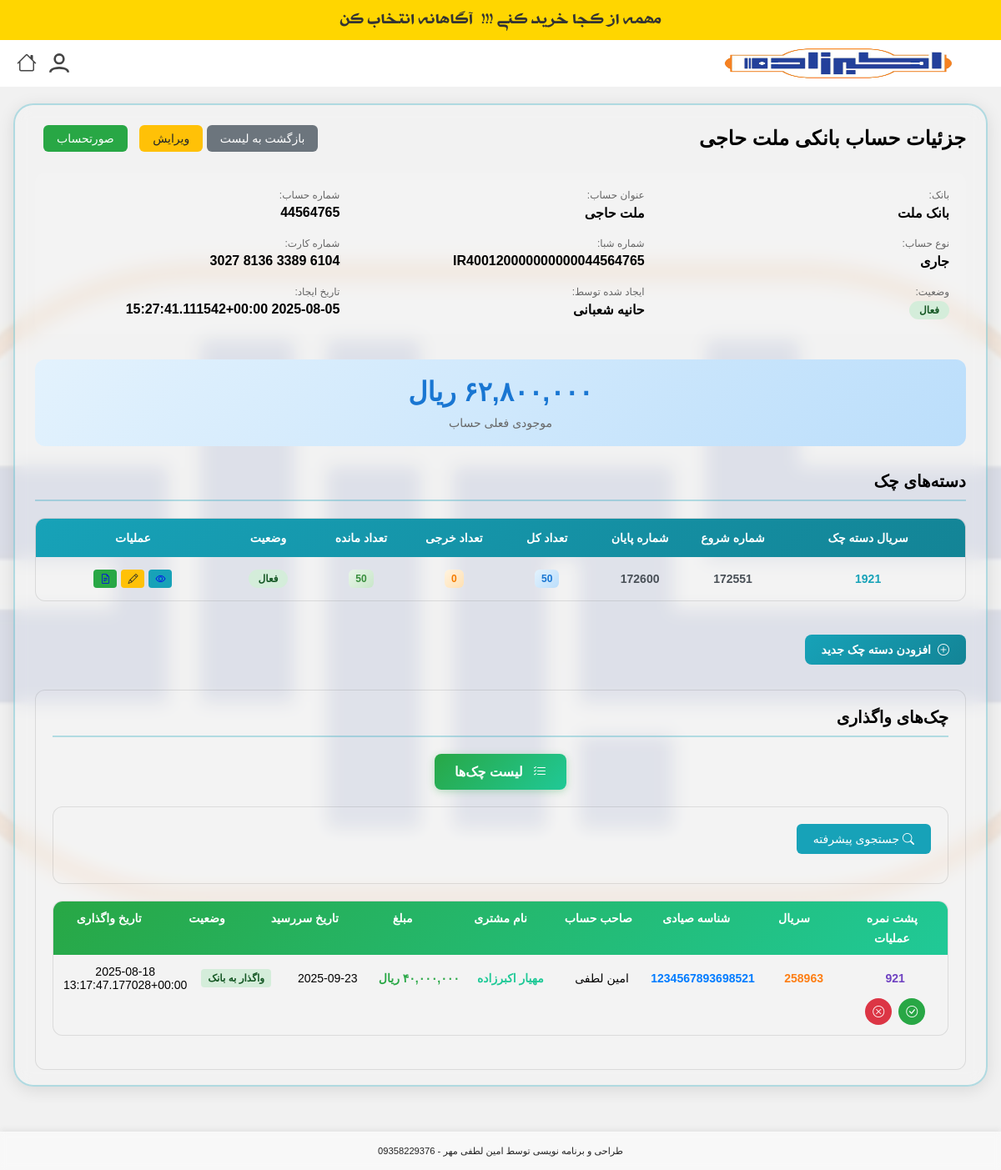
Page /accounting/bank-accounts/1/detail/ (signed in) on the earlier database version.
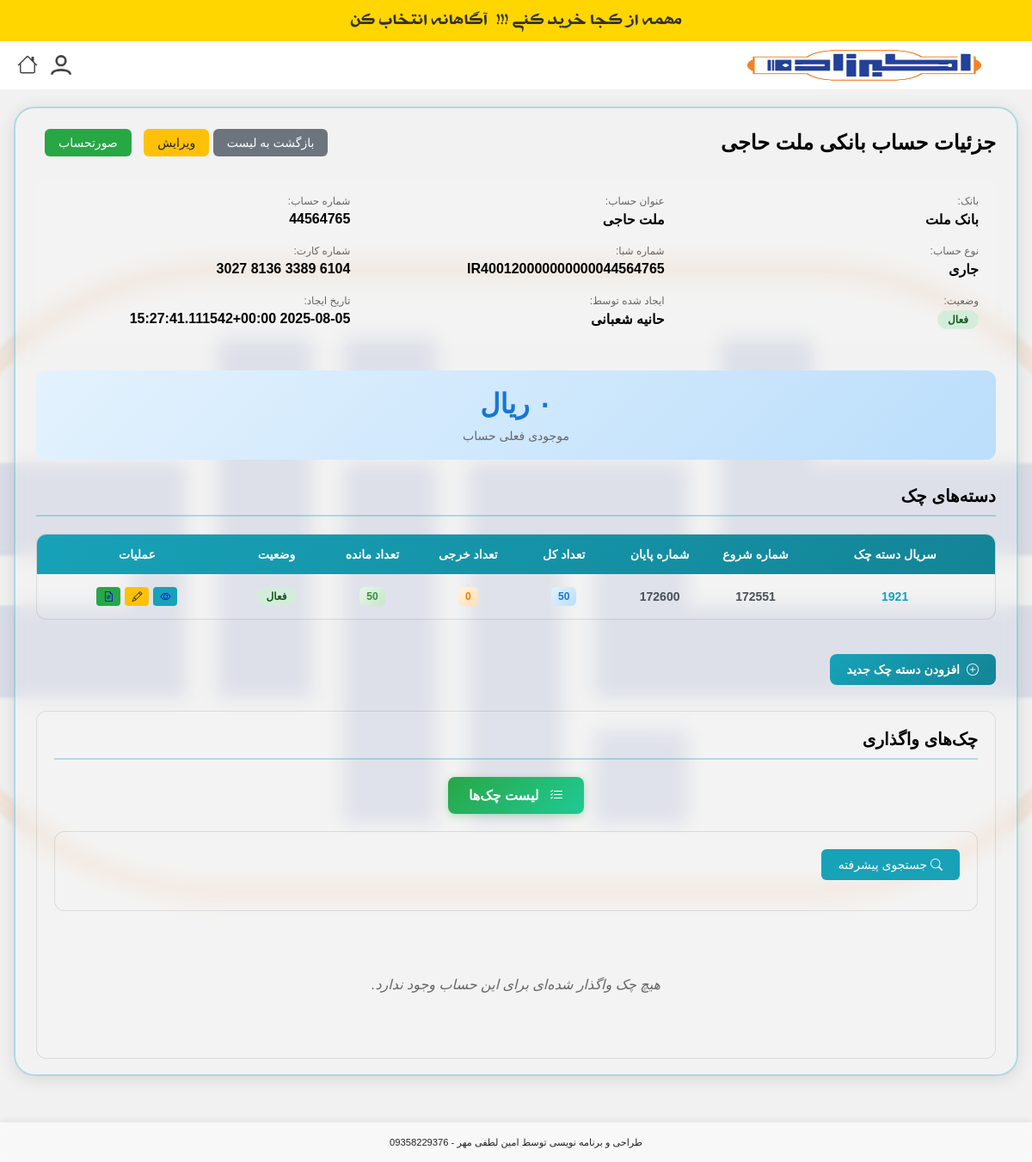
Same page on the later database version.
### products/models.py (models this page shows, shortened)
class CheckBook(models.Model):
    bank_account = models.ForeignKey(BankAccount, on_delete=models.PROTECT, related_name='checkbooks', verbose_name="حساب بانکی")
    serial = models.CharField(max_length=50, unique=True, verbose_name="سریال دسته چک")
    start_number = models.IntegerField(verbose_name="شماره شروع")
    end_number = models.IntegerField(verbose_name="شماره پایان")
    current_number = models.IntegerField(verbose_name="شماره فعلی")
    is_active = models.BooleanField(default=True, verbose_name="فعال")
    created_at = models.DateTimeField(auto_now_add=True, verbose_name="تاریخ ایجاد")
    created_by = models.ForeignKey(User, on_delete=models.PROTECT, verbose_name="ایجاد کننده")
    class Meta:
        verbose_name = "دسته چک"
        verbose_name_plural = "دسته چک‌ها"
    @property
    def total_checks(self):
        return self.end_number - self.start_number + 1
    @property
    def used_checks(self):
        return Check.objects.filter(
            checkbook=self,
            status__in=['ISSUED', 'RECEIVED', 'DEPOSITED', 'CLEARED', 'BOUNCED']
        ).count()
    @property
    def remaining_checks(self):
        return self.total_checks - self.used_checks

class ReceivedCheque(models.Model):
    financial_operation = models.ForeignKey('FinancialOperation', on_delete=models.CASCADE, related_name='received_cheques', null=True, blank=True, verbose_name="عملیات مالی")
    customer = models.ForeignKey(Customer, on_delete=models.CASCADE, related_name='received_cheques', verbose_name="مشتری")
    endorsement = models.CharField(max_length=255, blank=True, null=True, verbose_name="پشت نمره")
    due_date = models.DateField(verbose_name="تاریخ سررسید")
    bank_name = models.CharField(max_length=100, verbose_name="نام بانک")
    branch_name = models.CharField(max_length=100, blank=True, null=True, verbose_name="نام شعبه")
    series = models.CharField(max_length=50, blank=True, null=True, verbose_name="سری چک")
    serial = models.CharField(max_length=50, blank=True, null=True, verbose_name="سریال چک")
    sayadi_id = models.CharField(max_length=16, unique=True, verbose_name="شناسه صیادی")
    amount = models.DecimalField(max_digits=15, decimal_places=0, verbose_name="مبلغ")
    owner_name = models.CharField(max_length=255, verbose_name="صاحب حساب")
    national_id = models.CharField(max_length=10, blank=True, null=True, verbose_name="کدملی صاحب حساب")
    account_number = models.CharField(max_length=50, verbose_name="شماره حساب")
    STATUS_CHOICES = [
        ('RECEIVED', 'دریافت شده'),
        ('DEPOSITED', 'واگذار به بانک'),
        ('CLEARED', 'وصول شده'),
        ('MANUALLY_CLEARED', 'وصول به صورت دستی'),
        ('SPENT', 'خرج شده'),
        ('BOUNCED', 'برگشت خورده'),
        ('RETURNED', 'مسترد شده'),
    ]
    status = models.CharField(max_length=20, choices=STATUS_CHOICES, default='RECEIVED', verbose_name="وضعیت")
    recipient_name = models.CharField(max_length=255, blank=True, null=True, verbose_name="نام دریافت‌کننده (در صورت خرج چک)")
    recipient_customer = models.ForeignKey('Customer', on_delete=models.SET_NULL, null=True, blank=True, related_name='received_cheques_as_recipient', verbose_name="مشتری گیرنده چک")
    deposited_bank_account = models.ForeignKey('BankAccount', on_delete=models.SET_NULL, null=True, blank=True, related_name='deposited_checks', verbose_name="حساب بانکی واگذار شده")
    created_at = models.DateTimeField(auto_now_add=True, verbose_name="تاریخ ایجاد")
    updated_at = models.DateTimeField(auto_now=True, verbose_name="تاریخ بروزرسانی")
    created_by = models.ForeignKey(User, on_delete=models.SET_NULL, null=True, related_name='created_received_cheques', verbose_name="ایجاد کننده")
    cleared_at = models.DateTimeField(null=True, blank=True, verbose_name="تاریخ وصول")
    cleared_by = models.ForeignKey(User, on_delete=models.SET_NULL, null=True, blank=True, related_name='cleared_received_cheques', verbose_name="وصول کننده")
    bounced_at = models.DateTimeField(null=True, blank=True, verbose_name="تاریخ برگشت")
    bounced_by = models.ForeignKey(User, on_delete=models.SET_NULL, null=True, blank=True, related_name='bounced_received_cheques', verbose_name="برگشت دهنده")
    is_deleted = models.BooleanField(default=False, verbose_name="حذف شده")
    deleted_at = models.DateTimeField(null=True, blank=True, verbose_name="تاریخ حذف")
    deleted_by = models.ForeignKey(
        User,
        on_delete=models.SET_NULL,
        null=True,
        blank=True,
        related_name='deleted_received_cheques',
        verbose_name="حذف کننده"
    )
    class Meta:
        verbose_name = "چک دریافتی"
        verbose_name_plural = "چک‌های دریافتی"
        ordering = ['-due_date', '-cleared_at', '-created_at']

class Customer(models.Model):
    first_name = models.CharField(max_length=100, verbose_name="نام")
    last_name = models.CharField(max_length=100, verbose_name="نام خانوادگی")
    store_name = models.CharField(max_length=255, blank=True, null=True, verbose_name="نام فروشگاه")
    phone = models.CharField(max_length=20, blank=True, null=True, verbose_name="تلفن ثابت")
    mobile = models.CharField(
        max_length=20,
        unique=True,
        verbose_name="شماره موبایل",
        error_messages={
            'unique': 'مشتری دیگری با این شماره همراه قبلاً ثبت شده است.'
        }
    )
    address = models.TextField(blank=True, null=True, verbose_name="آدرس")
    created_by = models.ForeignKey(
        User, on_delete=models.SET_NULL, null=True, related_name='created_customers', verbose_name="ایجاد شده توسط"
    )
    user = models.OneToOneField(
        User, on_delete=models.SET_NULL, null=True, blank=True, related_name='customer_profile', verbose_name="کاربر مرتبط"
    )
    created_at = models.DateTimeField(auto_now_add=True, verbose_name="تاریخ ایجاد")
    class Meta:
        verbose_name = "مشتری"
        verbose_name_plural = "مشتریان"
    def get_full_name(self):
        return f'{self.first_name} {self.last_name}'

### products/views.py (the view)
# urls.py: path('accounting/bank-accounts/<int:bank_account_id>/detail/', views.bank_account_detail_view, name='bank_account_detail'),
@login_required
@group_required('حسابداری')
def bank_account_detail_view(request, bank_account_id):
    from django.shortcuts import get_object_or_404
    bank_account = get_object_or_404(BankAccount.objects.select_related(
        'bank', 'account', 'created_by'
    ), id=bank_account_id)
    _update_bank_account_balance(bank_account.bank.name, bank_account.account_number)
    bank_account.refresh_from_db()  # Refresh the object to get the updated balance
    deposited_checks = ReceivedCheque.objects.filter(
        status='DEPOSITED',
        deposited_bank_account=bank_account
    ).select_related('customer').order_by('-due_date', '-cleared_at', '-created_at')
    context = {
        'bank_account': bank_account,
        'title': f'جزئیات حساب بانکی {bank_account.title}',
        'deposited_checks': deposited_checks
    }
    return render(request, 'products/bank_account_detail.html', context)

### products/context_processors.py (called while the page is built)
def recent_orders_processor(request):
    recent_orders_count = 0
    if request.user.is_authenticated:
        recent_orders_count = Order.objects.filter(customer__created_by=request.user).order_by('-created_at')[:5].count()
    return {'recent_orders_count': recent_orders_count}

def notifications_processor(request):
    if request.user.is_authenticated and request.user.groups.filter(name='مدیر').exists():
        unread_notifications = Notification.objects.filter(target_user=request.user, read=False).order_by('-created_at')
        return {'unread_notifications': unread_notifications}
    return {'unread_notifications': []}

### products/templatetags/custom_filters.py (called while the page is built)
@register.filter
def persian_number_format(value):
    if value is None:
        return "0"
    try:
        number = int(float(value))
        formatted = "{:,}".format(number)
        persian_digits = {
            '0': '۰', '1': '۱', '2': '۲', '3': '۳', '4': '۴',
            '5': '۵', '6': '۶', '7': '۷', '8': '۸', '9': '۹'
        }
        for eng, per in persian_digits.items():
            formatted = formatted.replace(eng, per)
        return formatted
    except (ValueError, TypeError):
        return "0"

### products/templates/products/bank_account_detail.html (shortened to what the changed rows need)
{% extends 'products/base.html' %}
{% load custom_filters %}
{% block content %}
<div class="bank-account-detail-container">
  <div class="checkbooks-section">
    {% if bank_account.checkbooks.all %}
      <div class="checkbooks-table">
        {% for checkbook in bank_account.checkbooks.all %}
          <div class="checkbook-row">
            <div class="checkbook-col">
              <span class="checkbook-serial">{{ checkbook.serial }}</span>
            </div>
            <div class="checkbook-col">
              <span class="checkbook-number">{{ checkbook.start_number }}</span>
            </div>
            <div class="checkbook-col">
              <span class="checkbook-number">{{ checkbook.end_number }}</span>
            </div>
            <div class="checkbook-col">
              <span class="checkbook-count total-count">{{ checkbook.total_checks }}</span>
            </div>
            <div class="checkbook-col">
              <span class="checkbook-count used-count">{{ checkbook.used_checks }}</span>
            </div>
            <div class="checkbook-col">
              <span class="checkbook-count remaining-count">{{ checkbook.remaining_checks }}</span>
            </div>
            <div class="checkbook-col">
              <span class="checkbook-status {% if checkbook.is_active %}status-active{% else %}status-inactive{% endif %}">
                {% if checkbook.is_active %}فعال{% else %}غیرفعال{% endif %}
              </span>
            </div>
            <div class="checkbook-col">
              <div class="checkbook-actions">
                <a href="{% url 'products:checkbook_detail' checkbook.id %}" class="btn btn-sm btn-info" title="جزئیات">
                  <i class="bi bi-eye"></i>
                </a>
                <a href="{% url 'products:checkbook_edit' checkbook.id %}" class="btn btn-sm btn-warning" title="ویرایش">
                  <i class="bi bi-pencil"></i>
                </a>
                <a href="{% url 'products:issued_checks_report' checkbook.id %}" class="btn btn-sm btn-success" title="گزارش چک‌های خرجی">
                  <i class="bi bi-file-earmark-text"></i>
                </a>
              </div>
            </div>
          </div>
        {% endfor %}
      </div>
    {% else %}
      <div class="empty-message">
        <p>هیچ دسته چکی برای این حساب تعریف نشده است.</p>
      </div>
    {% endif %}
  </div>
  <div class="deposited-checks-section">
    {% if deposited_checks %}
      <div class="deposited-checks-table">
        <div class="deposited-checks-header">
          <div class="check-col">پشت نمره</div>
          <div class="check-col">سریال</div>
          <div class="check-col">شناسه صیادی</div>
          <div class="check-col">صاحب حساب</div>
          <div class="check-col">نام مشتری</div>
          <div class="check-col">مبلغ</div>
          <div class="check-col">تاریخ سررسید</div>
          <div class="check-col">وضعیت</div>
          <div class="check-col">تاریخ واگذاری</div>
          <div class="check-col">عملیات</div>
        </div>
        {% for check in deposited_checks %}
          <div class="deposited-check-row">
            <div class="check-col">
              <span class="check-endorsement">{{ check.endorsement|default:"-" }}</span>
            </div>
            <div class="check-col">
              <span class="check-serial">{{ check.serial|default:"-" }}</span>
            </div>
            <div class="check-col">
              <span class="check-sayadi">{{ check.sayadi_id }}</span>
            </div>
            <div class="check-col">
              <span class="check-owner">{{ check.owner_name }}</span>
            </div>
            <div class="check-col">
              <span class="check-customer">{{ check.customer.get_full_name|default:"-" }}</span>
            </div>
            <div class="check-col">
              <span class="check-amount">{{ check.amount|persian_number_format }} ریال</span>
            </div>
            <div class="check-col">
              <span class="check-due-date">{{ check.due_date|jalali_date }}</span>
            </div>
            <div class="check-col">
              <span class="check-status status-deposited">{{ check.get_status_display }}</span>
            </div>
            <div class="check-col">
              <span class="check-deposit-date">{{ check.updated_at|jalali_date }}</span>
            </div>
            <div class="check-col">
              <div class="check-operations">
                {% if check.status == 'DEPOSITED' %}
                  <button type="button" class="operation-btn clear-btn-op"
                          onclick="clearCheck({{ check.id }}, '{{ check.sayadi_id }}', {{ check.amount }})"
                          title="وصول چک">
                    <i class="bi bi-check-circle"></i>
                  </button>
                  <button type="button" class="operation-btn bounce-btn-op"
                          onclick="bounceCheck({{ check.id }}, '{{ check.sayadi_id }}')"
                          title="برگشت چک">
                    <i class="bi bi-x-circle"></i>
                  </button>
                {% elif check.status == 'CLEARED' %}
                  <span class="status-badge cleared">وصول شده</span>
                {% elif check.status == 'BOUNCED' %}
                  <span class="status-badge bounced">برگشت خورده</span>
                {% endif %}
              </div>
            </div>
          </div>
        {% endfor %}
      </div>
    {% else %}
      <div class="empty-message">
        <p>هیچ چک واگذار شده‌ای برای این حساب وجود ندارد.</p>
      </div>
    {% endif %}
  </div>
</div>
<link rel="stylesheet" href="https://cdn.jsdelivr.net/npm/bootstrap-icons@1.10.5/font/bootstrap-icons.css">
<link rel="stylesheet" href="https://cdn.jsdelivr.net/npm/persian-datepicker@1.2.0/dist/css/persian-datepicker.min.css">
{% endblock %}

Differences in the rows shown:
removed ReceivedCheque: endorsement "921", serial "258963", sayadi_id "1234567893698521", owner_name "امین لطفی", customer.get_full_name "مهیار اکبرزاده", amount|persian_number_format "۴۰,۰۰۰,۰۰۰", due_date|jalali_date "2025-09-23", status "واگذار به بانک", updated_at|jalali_date "2025-08-18 13:17:47.177028+00:00"
Other differences:
text no longer shown: "پشت نمره سریال شناسه صیادی صاحب حساب نام مشتری مبلغ تاریخ سررسید وضعیت تاریخ واگذاری عملیات"
text now shown: "هیچ چک واگذار شده‌ای برای این حساب وجود ندارد."
